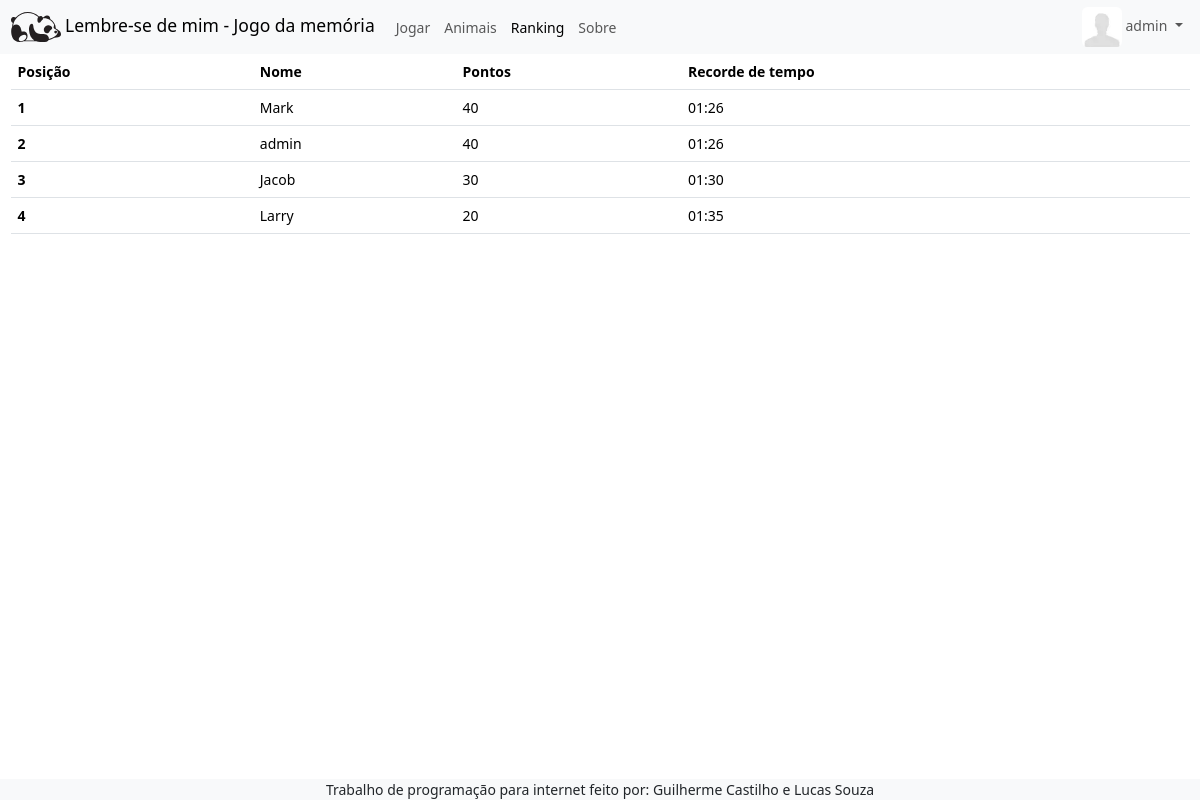
Page /ranking/index.php (signed in) on the committed database.
### tables this page shows
CREATE TABLE `usuarios` (
  `id` int(11) NOT NULL AUTO_INCREMENT,
  `nome` varchar(255) NOT NULL,
  `senha` char(255) NOT NULL,
  `pontos` int(11) DEFAULT 0,
  `email` varchar(255) NOT NULL,
  `caminho_imagem` varchar(255) DEFAULT NULL,
  `isAdmin` tinyint(1) DEFAULT NULL,
  `recorde_segundos` int(11) DEFAULT NULL,
  PRIMARY KEY (`id`),
  UNIQUE KEY `email` (`email`)
);

### ranking/index.php (the view, shortened to what this page needs)
<?php
$usuarios_array = [];
try {
  $database = new Database('mysql');
  $conn = $database->getConnection();
  $sql = "SELECT * FROM usuarios ORDER BY pontos DESC, recorde_segundos ASC";
  $stmt = $conn->prepare($sql);
  $stmt->execute();
  $usuarios_array = $stmt->fetchAll(PDO::FETCH_ASSOC);
} catch (\PDOException $e) {
  echo "Database connection failed: " . $e->getMessage();
} catch (\InvalidArgumentException $e) {
  echo "Invalid database dialect: " . $e->getMessage();
}
?>
<?php include '../includes/navbar.php'; ?>
<main class="container">
  <table class="table">
    <thead>
      <tr>
        <th scope="col">Posição</th>
        <th scope="col">Nome</th>
        <th scope="col">Pontos</th>
        <th scope="col">Recorde de tempo</th>
      </tr>
    </thead>
    <tbody>
      <?php
      $position = 1;
      foreach ($usuarios_array as $usuario) {
        echo "<tr>";
        echo "<th scope='row'>" . $position++ . "</th>";
        echo "<td>" . htmlspecialchars($usuario['nome']) . "</td>";
        echo "<td>" . $usuario['pontos'] . "</td>";
        echo "<td>" . gmdate("i:s", $usuario['recorde_segundos']) . "</td>";
        echo "</tr>";
      }
      ?>
    </tbody>
  </table>
</main>
<?php include '../includes/footer.php'; ?>

### css/global.css (style rules this page uses)
html { font-size: 10px; }
@media screen and (min-width: 1200px) and (max-width: 1399px) { html { font-size: 14px; } }
.container, .container-lg, .container-md, .container-sm, .container-xl, .container-xxl { max-width: 2200px; }

### rows in the picture
usuarios: nome "Mark", pontos "40", recorde_segundos "01:26"
usuarios: nome "admin", pontos "40", recorde_segundos "01:26"
usuarios: nome "Jacob", pontos "30", recorde_segundos "01:30"
usuarios: nome "Larry", pontos "20", recorde_segundos "01:35"

### other values in the picture
$_SESSION['user_name'] "admin"
